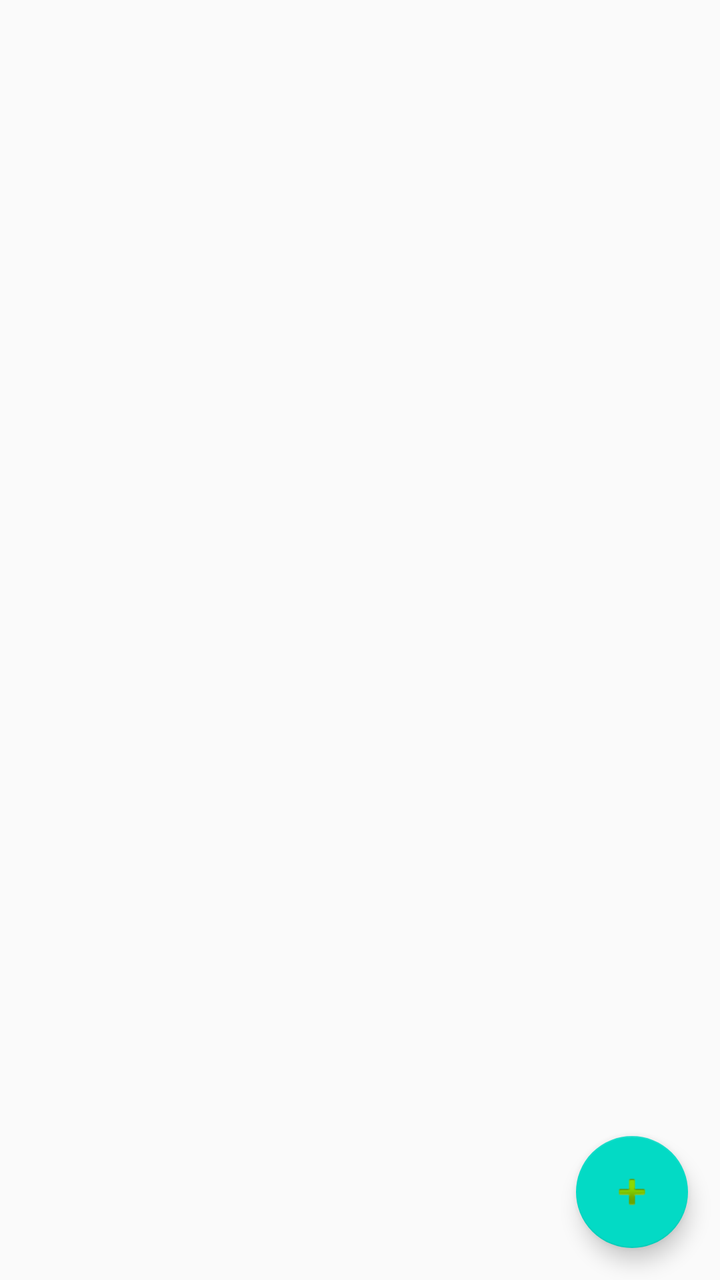
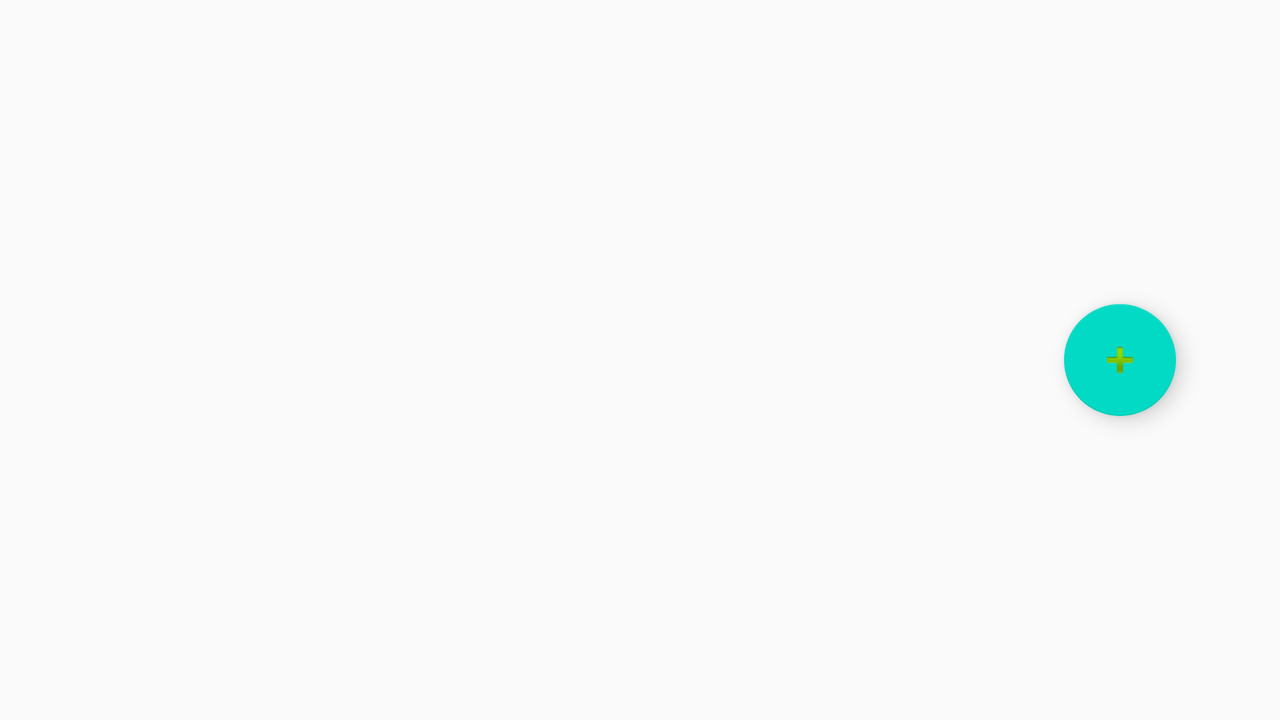

An Android layout and its configuration variant, each rendered on a device that would load it. The default file and the variant file are quoted in full after the pictures.
<!-- AndroidManifest.xml: activity theme Theme.BarnaOszkarJA7NV5csaladfa -->
<!-- res/layout/activity_main.xml -->
<?xml version="1.0" encoding="utf-8"?>
<FrameLayout xmlns:android="http://schemas.android.com/apk/res/android"
    xmlns:app="http://schemas.android.com/apk/res-auto"
    android:layout_width="match_parent"
    android:layout_height="match_parent">

    
    <ImageView
        android:id="@+id/backgroundImage"
        android:layout_width="match_parent"
        android:layout_height="match_parent"
        android:src="@drawable/family_tree_bg"
        android:scaleType="centerCrop"
        android:contentDescription="Családfa háttér"
        android:alpha="0.2" />

    
    <androidx.constraintlayout.widget.ConstraintLayout
        android:layout_width="match_parent"
        android:layout_height="match_parent">

        <androidx.recyclerview.widget.RecyclerView
            android:id="@+id/familyRecyclerView"
            android:layout_width="0dp"
            android:layout_height="0dp"
            app:layout_constraintTop_toTopOf="parent"
            app:layout_constraintBottom_toBottomOf="parent"
            app:layout_constraintStart_toStartOf="parent"
            app:layout_constraintEnd_toEndOf="parent" />

        <com.google.android.material.floatingactionbutton.FloatingActionButton
            android:id="@+id/addButton"
            android:layout_width="wrap_content"
            android:layout_height="wrap_content"
            android:contentDescription="Új családtag"
            android:src="@android:drawable/ic_input_add"
            app:layout_constraintBottom_toBottomOf="parent"
            app:layout_constraintEnd_toEndOf="parent"
            android:layout_margin="16dp" />
    </androidx.constraintlayout.widget.ConstraintLayout>

</FrameLayout>
<!-- resources referenced by this layout -->
<resources>
  <style name="Theme.BarnaOszkarJA7NV5csaladfa" parent="Theme.AppCompat.Light.NoActionBar">
          
          <item name="colorPrimary">@color/purple_500</item>
          <item name="colorPrimaryDark">@color/purple_700</item>
          <item name="colorAccent">@color/teal_200</item>
      </style>
  <color name="purple_500">#FF6200EE</color>
  <color name="purple_700">#FF3700B3</color>
  <color name="teal_200">#FF03DAC5</color>
</resources>
<!-- res/layout-land/activity_main.xml (the author's variant of the layout above) -->
<!-- drawn on the phone turned sideways -->
<?xml version="1.0" encoding="utf-8"?>
<LinearLayout xmlns:android="http://schemas.android.com/apk/res/android"
    xmlns:app="http://schemas.android.com/apk/res-auto"
    android:layout_width="match_parent"
    android:layout_height="match_parent"
    android:orientation="horizontal">

    
    <FrameLayout
        android:layout_width="0dp"
        android:layout_height="match_parent"
        android:layout_weight="3">
        <ImageView
            android:id="@+id/backgroundImage"
            android:layout_width="match_parent"
            android:layout_height="match_parent"
            android:src="@drawable/family_tree_bg"
            android:scaleType="centerCrop"
            android:contentDescription="Családfa háttér"
            android:alpha="0.2" />
        <androidx.recyclerview.widget.RecyclerView
            android:id="@+id/familyRecyclerView"
            android:layout_width="match_parent"
            android:layout_height="match_parent" />
    </FrameLayout>

    
    <FrameLayout
        android:layout_width="0dp"
        android:layout_height="match_parent"
        android:layout_weight="1"
        android:gravity="center">
        <com.google.android.material.floatingactionbutton.FloatingActionButton
            android:id="@+id/addButton"
            android:layout_width="wrap_content"
            android:layout_height="wrap_content"
            android:contentDescription="Új családtag"
            android:src="@android:drawable/ic_input_add"
            android:layout_gravity="center" />
    </FrameLayout>
</LinearLayout>
